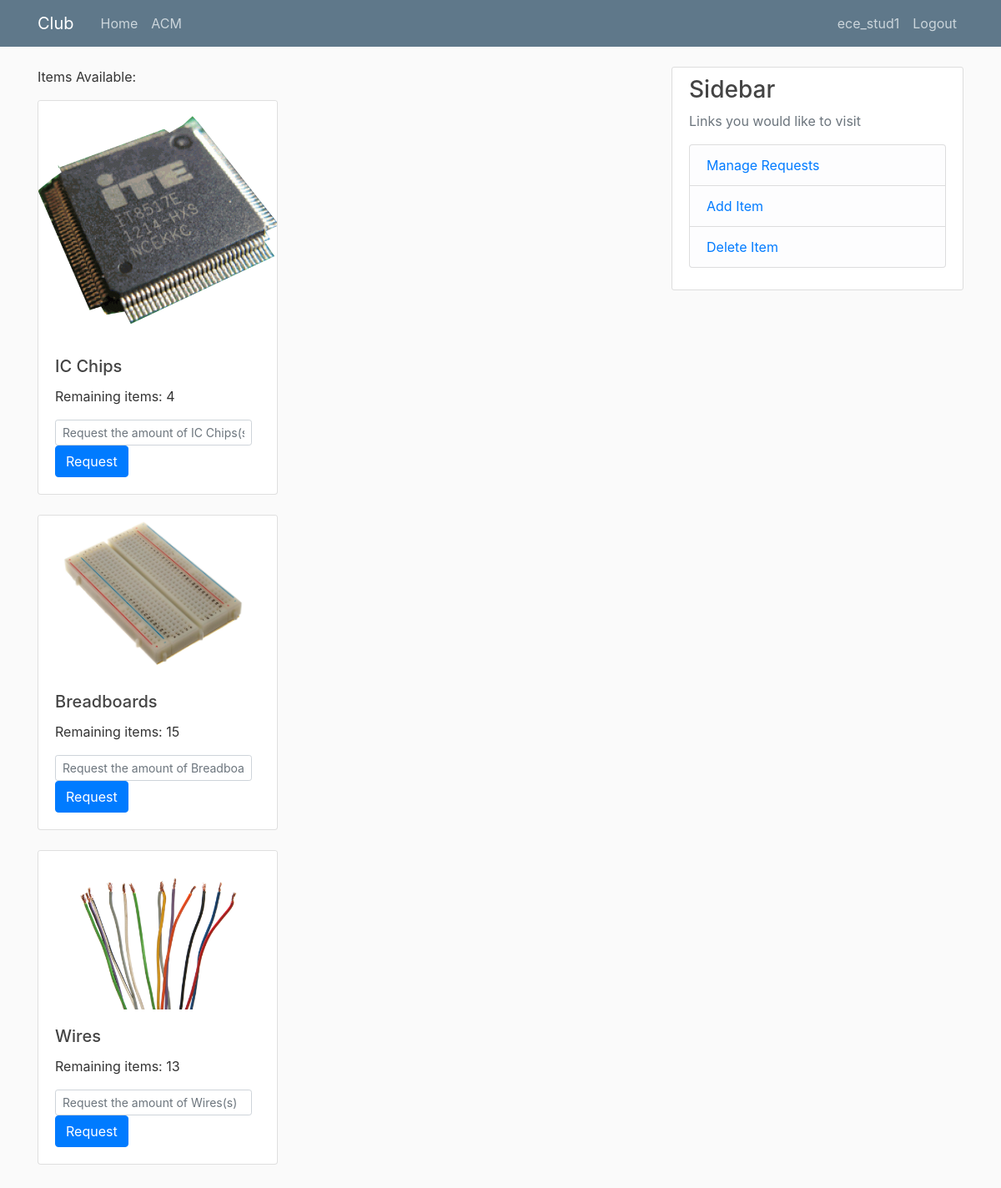
/ (signed in), run on the app's committed database.
### User/models.py (models this page shows, shortened)
class User(AbstractBaseUser):
    YEAR = (
        (1, 'First Year'),
        (2, 'Second Year'),
        (3, 'Third Year'),
        (4, 'Fourth Year')
    )
    userName         = models.CharField(verbose_name = "Username", max_length = 27, unique = True)
    email            = models.CharField(verbose_name = 'Email Address', max_length = 27, unique = True)
    name             = models.CharField(verbose_name = 'First Name',max_length = 27)
    year             = models.IntegerField(verbose_name = 'Year', choices = YEAR, default = 2)
    roll             = models.CharField(verbose_name = 'Roll Number', max_length = 10)
    department       = models.CharField(verbose_name = 'Department', max_length = 20)
    mobileNumber     = models.CharField(verbose_name = 'Mobile Number',max_length = 27 ,unique = True)
    club             = models.ForeignKey(Club, default = None, on_delete = models.SET_NULL ,related_name = 'Club_Member', null = True, blank = True)
    is_convener      = models.BooleanField(default = False)
    is_active        = models.BooleanField(default = True)
    is_admin         = models.BooleanField(default = False)
    objects = CustUserManager()
    USERNAME_FIELD  = 'userName'
    REQUIRED_FIELDS = ['email', 'name', 'roll', 'year', 'department', 'mobileNumber', ]

### Club/models.py (models this page shows)
class Club(models.Model):
    name        = models.CharField(verbose_name = 'Club Name', max_length = 24)
    convener    = models.ForeignKey("User.User", default = None, on_delete = models.SET_NULL, related_name = 'Convener', null = True, blank = True)
    dateCreated = models.DateField(default = timezone.now)
    def __str__(self):
        return self.name

class Items(models.Model):
    name     = models.CharField(verbose_name = 'Item Name', max_length = 200, unique = False)
    quantity = models.IntegerField(verbose_name = 'Quantity')
    image    = models.ImageField(upload_to='images' ,null=True, blank=True)
    club     = models.ForeignKey(Club, on_delete = models.CASCADE, related_name = 'item_club')
    def __str__(self):
        return self.name

### IRIS/views.py (the view)
# urls.py: path('', HomePage, name = 'home'),
def HomePage(request):
    user = request.user
    print(user.is_authenticated)
    if not user.is_authenticated:
        return redirect('/login')
    userInventory = Items.objects.filter(club = request.user.club).filter(quantity__gt = 0)
    print(userInventory)
    context = {'title' : 'Your Inventory', 'inv' : userInventory}
    return render(request, 'User/Home.html', context)

### User/templates/User/Home.html (shortened to what this page needs)
{% extends 'User/Base.html' %}
{% block content %}
{% if user.is_authenticated %}
  <p>Items Available: </p>
  {% for items in inv %}
  <div class="card" style="width: 18rem;">
    <img class="card-img-top" src="{{ items.image.url }}" alt="Card image cap">
    <div class="card-body">
      <h5 class="card-title">{{ items.name }}</h5>
      <p class="card-text">Remaining items: {{ items.quantity }}</p>
      <form action="/club/Request-Item/" class="form-inline" method="POST">
        <input class="form-control form-control-sm" type="text" placeholder="Request the amount of {{ items.name }}(s)" name = "requested" >
        <button type = 'submit' class="btn btn-primary" onclick="/club/Request-Item/" name = 'itemID' value = '{{ items.id }}'>Request</button>
      </form>
    </div>
  </div>
  <br>
  {% endfor %}
{% else %}
  <p>Please Log in</p>
{% endif %}
{% endblock content %}

### User/templates/User/Base.html (shortened to what this page needs)
{% load static %}
<!DOCTYPE html>
<html>
<head>
    <link rel="stylesheet" href="https://maxcdn.bootstrapcdn.com/bootstrap/4.0.0/css/bootstrap.min.css">
    <link rel="stylesheet" type="text/css" href="{% static 'User/main.css' %}">
</head>
<body>
    <header class="site-header">
      <nav class="navbar navbar-expand-md navbar-dark bg-steel fixed-top">
        <div class="container">
          <a class="navbar-brand mr-4" href="{% url 'home' %}">Club</a>
          <div class="collapse navbar-collapse" id="navbarToggle">
            <div class="navbar-nav mr-auto">
              <a class="nav-item nav-link" href="{% url 'home' %}">Home</a>
              {% if user.is_authenticated %}
                {% if user.is_convener %}
                  <a class="nav-item nav-link" href="{% url 'Club Details' %}">{{ user.club }}</a>
                {% else %}
                  <a class="nav-item nav-link" href="{% url 'Your Inventory' %}">Your Inventory</a>
                {% endif %}
              {% endif %}
            </div>
            <div class="navbar-nav">
            {% if user.is_authenticated %}
                <a class="nav-item nav-link" href="{% url 'Your Profile' %}">{{ user.userName }}</a>
                <a class="nav-item nav-link" href="{% url 'logout' %}">Logout</a>
            {% else %}
                <a class="nav-item nav-link" href="{% url 'login' %}">Login</a>
                <a class="nav-item nav-link" href="{% url 'register' %}">Register</a>
            {% endif %}
            </div>
          </div>
        </div>
      </nav>
    </header>
    <main role="main" class="container">
      <div class="row">
        <div class="col-md-8">
          {% block content %}{% endblock %}
        </div>
        <div class="col-md-4">
          <div class="content-section">
            <h3>Sidebar</h3>
            <p class='text-muted'>Links you would like to visit
              <ul class="list-group">
              {% if user.is_convener %}
                <li class="list-group-item list-group-item-light"><a href = "{% url 'Manage Request' %}">Manage Requests</a></li>
                <li class="list-group-item list-group-item-light"><a href = "{% url 'Add Item' %}">Add Item</a></li>
                <li class="list-group-item list-group-item-light"><a href = "{% url 'Delete Inventory' %}">Delete Item</a></li>
              {% endif %}
              </ul>
            </p>
          </div>
        </div>
      </div>
    </main>
</body>
</html>

### User/static/User/main.css (style rules this page uses)
body { background: #fafafa; color: #333333; margin-top: 5rem; margin-bottom: 120px; }
h1, h2, h3, h4, h5, h6 { color: #444444; }
ul { margin: 0; }
.bg-steel { background-color: #5f788a; }
.site-header .navbar-nav .nav-link { color: #cbd5db; }
.content-section { background: #ffffff; padding: 10px 20px; border: 1px solid #dddddd; border-radius: 3px; margin-bottom: 20px; }

### data on the page
User: club "ACM", userName "ece_stud1"
Items: image (picture), name "IC Chips", quantity "4", requested "Request the amount of IC Chips(s)", {{ items.id }} 1 (drawn)
Items: image (picture), name "Breadboards", quantity "15", requested "Request the amount of Breadboards(s)", {{ items.id }} 7 (drawn)
Items: image (picture), name "Wires", quantity "13", requested "Request the amount of Wires(s)", {{ items.id }} 8 (drawn)
